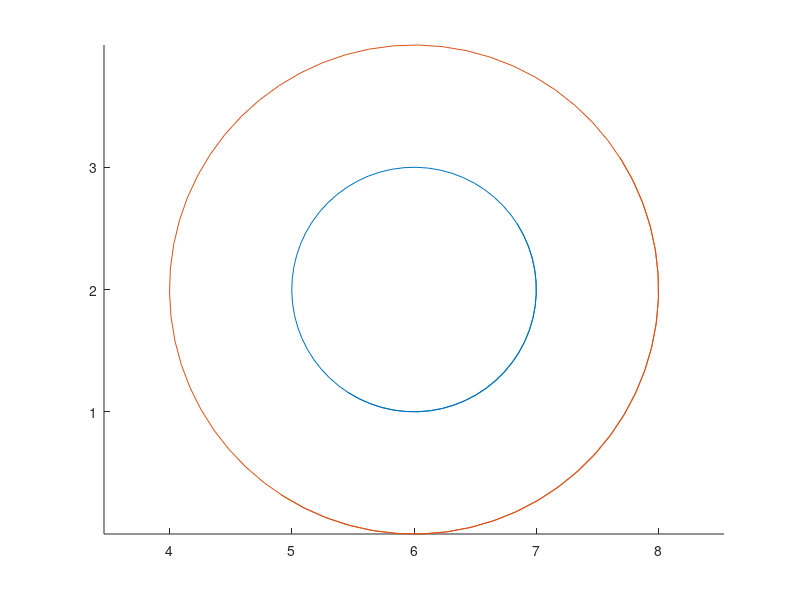

Reproduce this figure in MATLAB. (Note: this script raises an error after producing the figure.)
% Trajectory Generation _ Obstacle Avoidance

clc,clear all,close all
warning off

t=1:0.1:10;
x0=-5;y0=-1;xf=10;yf=2;
y=((yf-y0)/(xf-x0))*(t-0)+y0;  % the straight line that connects the start and final points


a=6;b=2; %center of the obstacle
r=1; % the obstacle radius
xc=r.*sin(t)+a; 
c=r.*cos(t)+b;
hold on,plot(xc,c);axis equal, % plot the circular obstacle


r2=2*r; % radius for the safe region
x2=r2.*sin(t)+a;
c2=r2.*cos(t)+b;
hold on,plot(x2,c2);axis equal

y2=((b-y0)/(a-x0))*(t-x0)+y0; % the straight line joining the start point and the center of the circle center


syms m n
S=solve([(m-a)^2+(n-b)^2==r2^2,n==((b-y0)/(a-x0))*(m-x0)+y0],[m,n])
S=[S.m S.n]

if S(2,1)<S(1,1)
    x1=S(2,1);y1=S(2,2);
else
    x1=S(1,1);y1=S(1,2);
end
hold on,plot(x1,y1,'*b') % the closest point on the safe region from the start point

y3=((yf-b)/(xf-a))*(t-xf)+yf; % the straight line joining the final point and the center of the circle center


syms mc nc
Sc=solve([(mc-a)^2+(nc-b)^2==r2^2,nc==((yf-b)/(xf-a))*(mc-xf)+yf],[mc,nc])


Sc=[Sc.mc Sc.nc]


if Sc(2,1)>Sc(1,1)
    x2=Sc(2,1);y2=Sc(2,2);
else
    x2=Sc(1,1);y2=Sc(1,2);
end
hold on,plot(x2,y2,'*k') % the closest point on the safe region from the final point
title('Constraint-Objective Avoidance')

xc=(x1+x2)/2;yc=(y1+y2)/2;

yc2=b+r2;

% the position of the new point for obstacle avoidance

% New Trajectory
t2=1:0.1:xc;
ycm1=((yc2-y0)/(xc-x0))*((t2)-x0)+y0;
if ycm1(t)<=(((t)-a).^2+((t)-b).^2==r^2) % to ensure that the trajectory is given on the safe region
    yc2=b-r2;
    ycm1=((yc2-y0)/(xc-x0))*((t2)-x0)+y0;
    m=0
end
hold on,plot(t2,ycm1)
t3=a:01:10;
ycm2=((yf-yc2)/(xf-xc))*((t3)-xf)+yf;
hold on,plot(t3,ycm2,'m')

hold on,plot(xc,yc2,'*m') 

